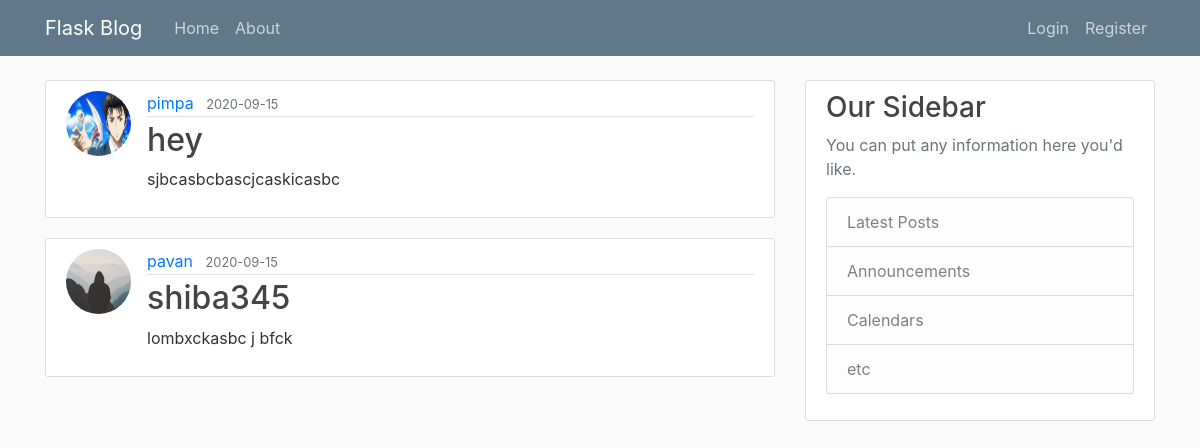
The page /home on the database its author committed.
### flaskblog/models.py (models this page shows, shortened)
class Post(db.Model):
    id = db.Column(db.Integer, primary_key=True)
    title = db.Column(db.String(100), nullable=False)
    date_posted = db.Column(
        db.DateTime, nullable=False, default=datetime.utcnow)
    content = db.Column(db.Text, nullable=False)
    user_id = db.Column(db.Integer, db.ForeignKey('user.id'), nullable=False)

class User(db.Model,UserMixin):
    id = db.Column(db.Integer, primary_key=True)
    username = db.Column(db.String(20), unique=True, nullable=False)
    email = db.Column(db.String(120), unique=True, nullable=False)
    image_file = db.Column(db.String(20), nullable=False,
                           default="default.jpg")
    password = db.Column(db.String(60), nullable=False)
    posts = db.relationship('Post', backref="author", lazy="dynamic")

### flaskblog/routes.py (the view)
@app.route("/")
@app.route("/home")
def home():
    page = request.args.get('page',1,type=int)
    posts = Post.query.paginate(page=page,per_page=2)
    return render_template('home.html', posts=posts)

### flaskblog/templates/home.html
{% extends "layout.html" %}
{% block content %}
 {% for post in posts.items %}
<article class="media content-section">
  <img  class="rounded-circle article-img" src="{{url_for('static',filename='profile_pics/'+ post.author.image_file)}}" alt="">
  <div class="media-body">
    <div class="article-metadata">
      <a class="mr-2" href="#">{{ post.author.username }}</a>
      <small class="text-muted">{{ post.date_posted.strftime('%Y-%m-%d') }}</small>
    </div>
    <h2><a class="article-title" href="{{ url_for('post', post_id=post.id) }}">{{ post.title }}</a></h2>
    <p class="article-content">{{ post.content }}</p>
  </div>
</article>
{% endfor %} {% endblock content%}

### flaskblog/templates/layout.html (shortened to what this page needs)
<!DOCTYPE html>
<html lang="en">
  <head>
    <link rel="stylesheet" href="https://maxcdn.bootstrapcdn.com/bootstrap/4.0.0/css/bootstrap.min.css">
    <link rel="stylesheet" type="text/css" href="{{ url_for('static',filename='main.css') }}">
  </head>
  <body>
    <header class="site-header">
      <nav class="navbar navbar-expand-md navbar-dark bg-steel fixed-top">
        <div class="container">
          <a class="navbar-brand mr-4" href="/">Flask Blog</a>
          <div class="collapse navbar-collapse" id="navbarToggle">
            <div class="navbar-nav mr-auto">
              <a class="nav-item nav-link" href="{{url_for("home")}}">Home</a>
              <a class="nav-item nav-link" href="{{url_for("about")}}">About</a>
            </div>
            <div class="navbar-nav">
              {% if current_user.is_authenticated %}
              <a class="nav-item nav-link" href="{{url_for("new_post")}}">New Post</a>
              <a class="nav-item nav-link" href="{{url_for("account")}}">Account</a>
              <a class="nav-item nav-link" href="{{url_for("logout")}}">Logout</a>
              {% else %}
              <a class="nav-item nav-link" href="{{url_for("login")}}">Login</a>
              <a class="nav-item nav-link" href="{{url_for("register")}}">Register</a>
              {% endif %}
            </div>
          </div>
        </div>
      </nav>
    </header>
    <main role="main" class="container">
        <div class="row">
          <div class="col-md-8">
            {% block content %}{% endblock %}
          </div>
          <div class="col-md-4">
            <div class="content-section">
              <h3>Our Sidebar</h3>
              <p class='text-muted'>You can put any information here you'd like.
                <ul class="list-group">
                  <li class="list-group-item list-group-item-light">Latest Posts</li>
                  <li class="list-group-item list-group-item-light">Announcements</li>
                  <li class="list-group-item list-group-item-light">Calendars</li>
                  <li class="list-group-item list-group-item-light">etc</li>
                </ul>
              </p>
            </div>
          </div>
        </div>
      </main>
  </body>
</html>

### flaskblog/static/main.css (style rules this page uses)
body { background: #fafafa; color: #333333; margin-top: 5rem; }
h1, h2, h3, h4, h5, h6 { color: #444444; }
.bg-steel { background-color: #5f788a; }
.site-header .navbar-nav .nav-link { color: #cbd5db; }
.content-section { background: #ffffff; padding: 10px 20px; border: 1px solid #dddddd; border-radius: 3px; margin-bottom: 20px; }
.article-title { color: #444444; }
.article-content { white-space: pre-line; }
.article-img { height: 65px; width: 65px; margin-right: 16px; }
.article-metadata { padding-bottom: 1px; margin-bottom: 4px; border-bottom: 1px solid #e3e3e3; }

### rows shown on the page
Post: image_file (picture), author.username "pimpa", date_posted "2020-09-15", title "hey", content "sjbcasbcbascjcaskicasbc"
Post: image_file (placeholder picture), author.username "pavan", date_posted "2020-09-15", title "shiba345", content "lombxckasbc j bfck"
